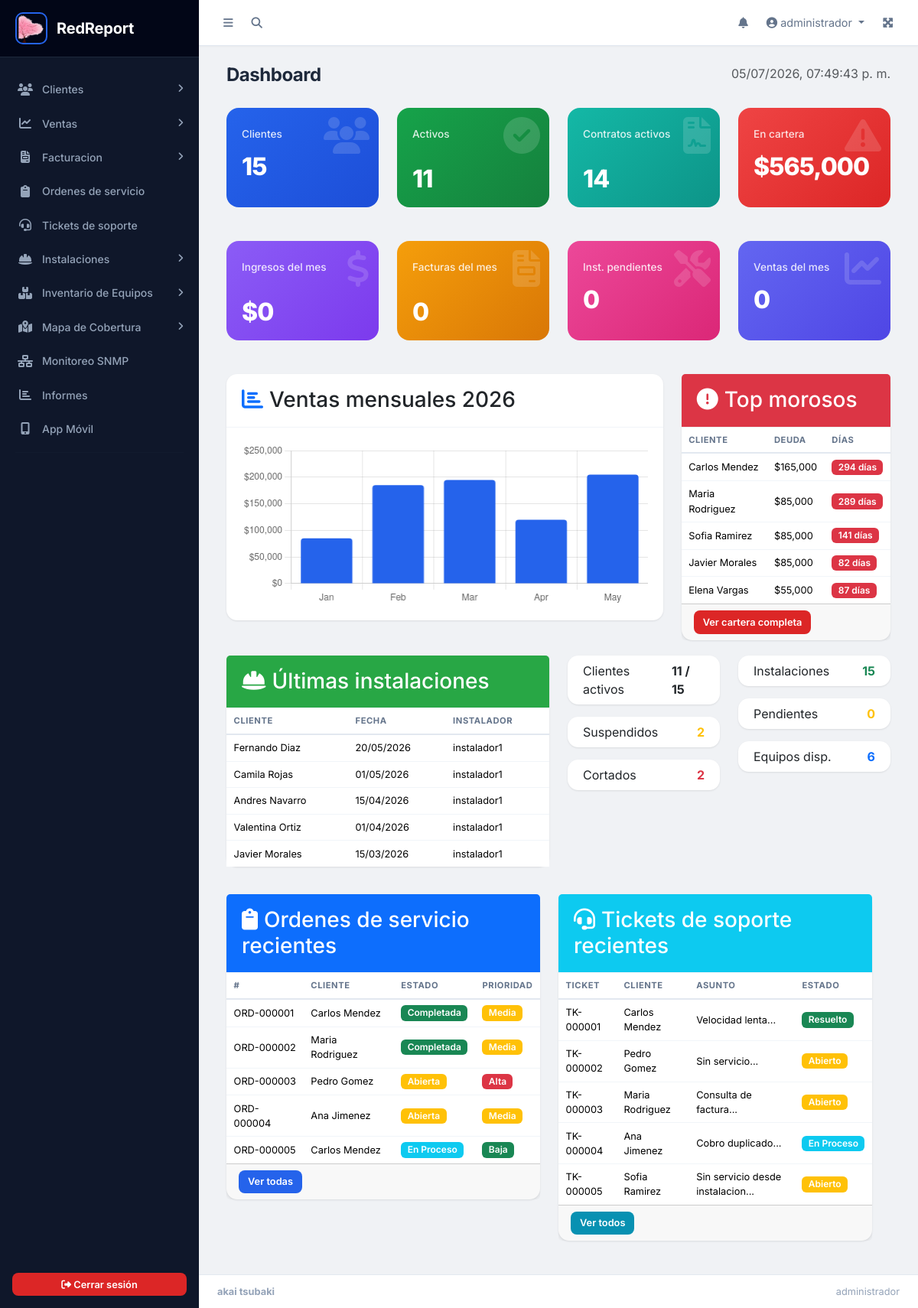
The app's page /index.php (signed in) with its own data.
### tables this page shows
CREATE TABLE `tb_clientes` (
  `id_cliente` int(11) NOT NULL,
  `nombre` varchar(100) NOT NULL,
  `documento` varchar(50) NOT NULL,
  `telefono` varchar(20) DEFAULT NULL,
  `direccion` varchar(150) DEFAULT NULL,
  `email` varchar(100) DEFAULT NULL,
  `estado_servicio` enum('Activo','Suspendido','Cortado') NOT NULL DEFAULT 'Activo',
  `password` varchar(255) DEFAULT NULL,
  `lat` decimal(10,7) DEFAULT NULL,
  `lng` decimal(10,7) DEFAULT NULL,
  `fecha_instalacion` datetime DEFAULT NULL,
  `id_instalador` int(11) DEFAULT NULL
);

CREATE TABLE `tb_usuarios` (
  `id_usuario` int(11) NOT NULL,
  `nombre` varchar(50) NOT NULL,
  `documento` varchar(50) NOT NULL,
  `telefono` varchar(50) NOT NULL,
  `email` varchar(100) NOT NULL,
  `password` varchar(255) NOT NULL,
  `id_rol` int(11) NOT NULL,
  `token_reset` varchar(255) NOT NULL DEFAULT '',
  `token_expira` varchar(50) NOT NULL DEFAULT '',
  `google2fa_secret` varchar(255) DEFAULT NULL,
  `fh_creasion` datetime NOT NULL DEFAULT current_timestamp(),
  `intentos_fallidos` int(11) NOT NULL DEFAULT 0,
  `bloqueado_hasta` datetime DEFAULT NULL
);

CREATE TABLE IF NOT EXISTS `tb_ordenes` (
  `id_orden` int(11) NOT NULL,
  `numero_orden` varchar(20) NOT NULL,
  `id_cliente` int(11) NOT NULL,
  `id_tecnico` int(11) DEFAULT NULL,
  `tipo` enum('Instalacion','Soporte','Mantenimiento','Retiro','Otro') NOT NULL DEFAULT 'Soporte',
  `descripcion` text DEFAULT NULL,
  `prioridad` enum('Baja','Media','Alta','Urgente') DEFAULT 'Media',
  `estado` enum('Abierta','En Proceso','Completada','Cancelada') DEFAULT 'Abierta',
  `fecha_asignacion` datetime DEFAULT NULL,
  `fecha_completada` datetime DEFAULT NULL,
  `solucion` text DEFAULT NULL,
  `fecha_creacion` datetime DEFAULT current_timestamp()
);

CREATE TABLE IF NOT EXISTS `tb_tickets` (
  `id_ticket` int(11) NOT NULL,
  `numero_ticket` varchar(20) NOT NULL,
  `id_cliente` int(11) NOT NULL,
  `id_usuario` int(11) DEFAULT NULL,
  `asunto` varchar(200) NOT NULL,
  `descripcion` text DEFAULT NULL,
  `categoria` enum('Fallo de conexion','Equipo','Facturacion','Otro') DEFAULT 'Otro',
  `prioridad` enum('Baja','Media','Alta','Urgente') DEFAULT 'Media',
  `estado` enum('Abierto','En Proceso','Resuelto','Cerrado') DEFAULT 'Abierto',
  `solucion` text DEFAULT NULL,
  `fecha_asignacion` datetime DEFAULT NULL,
  `fecha_resolucion` datetime DEFAULT NULL,
  `fecha_creacion` datetime DEFAULT current_timestamp()
);

### index.php (the view, shortened to what the rows shown need)
<?php
require_once 'app/config/conexion.php';
include('parte1.php');
$instalaciones_recientes = $pdo->query("SELECT c.nombre, c.fecha_instalacion, u.nombre AS instalador FROM tb_clientes c LEFT JOIN tb_usuarios u ON c.id_instalador = u.id_usuario WHERE c.fecha_instalacion IS NOT NULL ORDER BY c.fecha_instalacion DESC LIMIT 5")->fetchAll();
$ventas_anual = $pdo->query("SELECT MONTH(fecha) AS mes, COUNT(*) AS total, COALESCE(SUM(monto),0) AS monto FROM tb_ventas WHERE YEAR(fecha)=YEAR(CURDATE()) GROUP BY MONTH(fecha) ORDER BY mes")->fetchAll();
$meses_labels = json_encode(array_map(fn($v) => date('M', mktime(0,0,0,$v['mes'],1)), $ventas_anual));
$montos_data = json_encode(array_map(fn($v) => floatval($v['monto']), $ventas_anual));
?>
<div class="content-wrapper">
    <div class="content-header">
        <div class="container-fluid">
            <div class="row mb-2">
                <div class="col-sm-6"><h1 class="m-0">Dashboard</h1></div>
            </div>
        </div>
    </div>
    <div class="content">
        <div class="container-fluid">
            <div class="row">
                <div class="col-md-4">
                    <div class="card"><div class="card-header" style="background:#dc3545;color:#fff;"><h3 class="card-title"><i class="fas fa-exclamation-circle me-2"></i>Top morosos</h3></div>
                        <div class="card-body p-0">
                            <table class="table table-sm mb-0">
                                <thead><tr><th>Cliente</th><th>Deuda</th><th>Días</th></tr></thead>
                            </table>
                        </div>
                    </div>
                </div>
            </div>
            <div class="row">
                <div class="col-md-6">
                    <div class="card"><div class="card-header" style="background:#28a745;color:#fff;"><h3 class="card-title"><i class="fas fa-hard-hat me-2"></i>Últimas instalaciones</h3></div>
                        <div class="card-body p-0">
                            <table class="table table-sm mb-0">
                                <thead><tr><th>Cliente</th><th>Fecha</th><th>Instalador</th></tr></thead>
                                <tbody>
                                    <?php foreach ($instalaciones_recientes as $i): ?>
                                    <tr><td><?= hescape($i['nombre']) ?></td><td><?= date('d/m/Y', strtotime($i['fecha_instalacion'])) ?></td><td><?= hescape($i['instalador'] ?? '-') ?></td></tr>
                                    <?php endforeach; ?>
                                </tbody>
                            </table>
                        </div>
                    </div>
                </div>
            <div class="row mt-3">
                <div class="col-md-6">
                    <div class="card"><div class="card-header bg-primary text-white"><h3 class="card-title"><i class="fas fa-clipboard me-2"></i>Ordenes de servicio recientes</h3></div>
                        <div class="card-body p-0">
                            <?php $ordenes = $pdo->query("SELECT o.*, c.nombre AS cliente_nombre FROM tb_ordenes o LEFT JOIN tb_clientes c ON o.id_cliente = c.id_cliente ORDER BY o.fecha_creacion DESC LIMIT 5")->fetchAll(); ?>
                            <table class="table table-sm mb-0">
                                <thead><tr><th>#</th><th>Cliente</th><th>Estado</th><th>Prioridad</th></tr></thead>
                                <tbody>
                                    <?php foreach ($ordenes as $o): ?>
                                    <tr><td><?= hescape($o['numero_orden']) ?></td><td><?= hescape($o['cliente_nombre'] ?? '-') ?></td>
                                        <td><span class="badge bg-<?= ['Abierta'=>'warning','En Proceso'=>'info','Completada'=>'success','Cancelada'=>'secondary'][$o['estado']] ?? 'secondary' ?>"><?= $o['estado'] ?></span></td>
                                        <td><span class="badge bg-<?= $o['prioridad'] == 'Alta' || $o['prioridad'] == 'Urgente' ? 'danger' : ($o['prioridad'] == 'Media' ? 'warning' : 'success') ?>"><?= $o['prioridad'] ?></span></td></tr>
                                    <?php endforeach; ?>
                                </tbody>
                            </table>
                        </div>
                    </div>
                </div>
                <div class="col-md-6">
                    <div class="card"><div class="card-header bg-info text-white"><h3 class="card-title"><i class="fas fa-headset me-2"></i>Tickets de soporte recientes</h3></div>
                        <div class="card-body p-0">
                            <?php $tickets = $pdo->query("SELECT t.*, c.nombre AS cliente_nombre FROM tb_tickets t LEFT JOIN tb_clientes c ON t.id_cliente = c.id_cliente ORDER BY t.fecha_creacion DESC LIMIT 5")->fetchAll(); ?>
                            <table class="table table-sm mb-0">
                                <thead><tr><th>Ticket</th><th>Cliente</th><th>Asunto</th><th>Estado</th></tr></thead>
                                <tbody>
                                    <?php foreach ($tickets as $t): ?>
                                    <tr><td><?= hescape($t['numero_ticket']) ?></td><td><?= hescape($t['cliente_nombre'] ?? '-') ?></td>
                                        <td><?= hescape(mb_substr($t['asunto'], 0, 30)) ?>...</td>
                                        <td><span class="badge bg-<?= ['Abierto'=>'warning','En Proceso'=>'info','Resuelto'=>'success','Cerrado'=>'secondary'][$t['estado']] ?? 'secondary' ?>"><?= $t['estado'] ?></span></td></tr>
                                    <?php endforeach; ?>
                                </tbody>
                            </table>
                        </div>
                    </div>
                </div>
            </div>
        </div>
    </div>
</div>
<?php include('parte2.php'); ?>
<script>
new Chart(document.getElementById('chartVentas'), {
    type: 'bar',
    data: {
        labels: <?= $meses_labels ?>,
        datasets: [{
            label: 'Ventas ($)',
            data: <?= $montos_data ?>,
            backgroundColor: '#2563eb',
            borderRadius: 4
        }]
    },
    options: {
        responsive: true,
        plugins: { legend: { display: false } },
        scales: { y: { beginAtZero: true, ticks: { callback: v => '$' + v.toLocaleString() } } }
    }
});
</script>

### records on screen
tb_clientes: nombre "Fernando Diaz", fecha_instalacion "20/05/2026", id_instalador.nombre "instalador1"
tb_clientes: nombre "Camila Rojas", fecha_instalacion "01/05/2026", id_instalador.nombre "instalador1"
tb_clientes: nombre "Andres Navarro", fecha_instalacion "15/04/2026", id_instalador.nombre "instalador1"
tb_clientes: nombre "Valentina Ortiz", fecha_instalacion "01/04/2026", id_instalador.nombre "instalador1"
tb_clientes: nombre "Javier Morales", fecha_instalacion "15/03/2026", id_instalador.nombre "instalador1"
tb_ordenes: numero_orden "ORD-000001", id_cliente.nombre "Carlos Mendez", estado "Completada", prioridad "Media"
tb_ordenes: numero_orden "ORD-000002", id_cliente.nombre "Maria Rodriguez", estado "Completada", prioridad "Media"
tb_ordenes: numero_orden "ORD-000003", id_cliente.nombre "Pedro Gomez", estado "Abierta", prioridad "Alta"
tb_ordenes: numero_orden "ORD-000004", id_cliente.nombre "Ana Jimenez", estado "Abierta", prioridad "Media"
tb_ordenes: numero_orden "ORD-000005", id_cliente.nombre "Carlos Mendez", estado "En Proceso", prioridad "Baja"
tb_tickets: numero_ticket "TK-000001", id_cliente.nombre "Carlos Mendez", asunto "Velocidad lenta", estado "Resuelto"
tb_tickets: numero_ticket "TK-000002", id_cliente.nombre "Pedro Gomez", asunto "Sin servicio", estado "Abierto"
tb_tickets: numero_ticket "TK-000003", id_cliente.nombre "Maria Rodriguez", asunto "Consulta de factura", estado "Abierto"
tb_tickets: numero_ticket "TK-000004", id_cliente.nombre "Ana Jimenez", asunto "Cobro duplicado", estado "En Proceso"
tb_tickets: numero_ticket "TK-000005", id_cliente.nombre "Sofia Ramirez", asunto "Sin servicio desde instalacion", estado "Abierto"

### other values on screen
APP_NAME "RedReport"
$_SESSION['usuario'] "administrador"
$total_clientes "15"
$clientes_activos "11"
$contratos_activos "14"
$total_adeudado "565,000"
$ingresos_mes "0"
$facturas_mes "0"
$instalaciones_pendientes "0"
$ventas_mes_count "0"
hescape($m['nombre']) "Carlos Mendez"
$m['deuda'] "165,000"
$m['dias_mora'] "294"
hescape($m['nombre']) "Maria Rodriguez"
$m['deuda'] "85,000"
